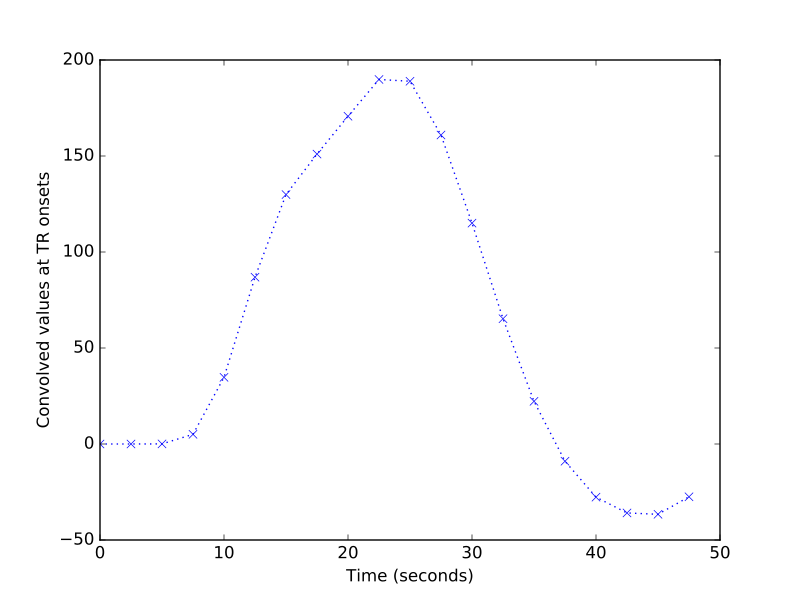

Write Python code to recreate this figure.
plt.plot(tr_times[:20], tr_hemo[:20], 'x:')
# [...]
plt.xlabel('Time (seconds)')
# <...>
plt.ylabel('Convolved values at TR onsets')
# <...>
